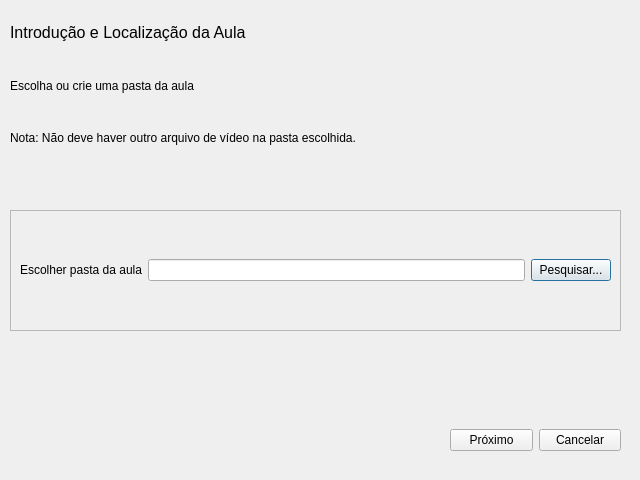
<?xml version="1.0" encoding="UTF-8"?>
<ui version="4.0">
 <class>MyDialog</class>
 <widget class="QDialog" name="MyDialog">
  <property name="geometry">
   <rect>
    <x>0</x>
    <y>0</y>
    <width>640</width>
    <height>480</height>
   </rect>
  </property>
  <property name="windowTitle">
   <string>Dialog</string>
  </property>
  <widget class="QWidget" name="verticalLayoutWidget">
   <property name="geometry">
    <rect>
     <x>10</x>
     <y>10</y>
     <width>611</width>
     <height>151</height>
    </rect>
   </property>
   <layout class="QVBoxLayout" name="verticalLayout">
    <item>
     <widget class="QLabel" name="label_4">
      <property name="minimumSize">
       <size>
        <width>0</width>
        <height>21</height>
       </size>
      </property>
      <property name="text">
       <string>&lt;html&gt;&lt;head/&gt;&lt;body&gt;&lt;p&gt;&lt;span style=&quot; font-size:12pt;&quot;&gt;Introdução e Localização da Aula&lt;/span&gt;&lt;/p&gt;&lt;/body&gt;&lt;/html&gt;</string>
      </property>
     </widget>
    </item>
    <item>
     <widget class="QLabel" name="label_7">
      <property name="text">
       <string>Escolha ou crie uma pasta da aula</string>
      </property>
     </widget>
    </item>
    <item>
     <widget class="QLabel" name="label_5">
      <property name="text">
       <string>Nota: Não deve haver outro arquivo de vídeo na pasta escolhida.</string>
      </property>
     </widget>
    </item>
   </layout>
  </widget>
  <widget class="QLabel" name="label_8">
   <property name="geometry">
    <rect>
     <x>10</x>
     <y>250</y>
     <width>441</width>
     <height>21</height>
    </rect>
   </property>
   <property name="text">
    <string/>
   </property>
  </widget>
  <widget class="QFrame" name="frame">
   <property name="geometry">
    <rect>
     <x>10</x>
     <y>210</y>
     <width>611</width>
     <height>121</height>
    </rect>
   </property>
   <property name="frameShape">
    <enum>QFrame::StyledPanel</enum>
   </property>
   <property name="frameShadow">
    <enum>QFrame::Raised</enum>
   </property>
   <widget class="QWidget" name="gridLayoutWidget">
    <property name="geometry">
     <rect>
      <x>10</x>
      <y>10</y>
      <width>591</width>
      <height>101</height>
     </rect>
    </property>
    <layout class="QGridLayout" name="gridLayout">
     <item row="0" column="0">
      <layout class="QHBoxLayout" name="horizontalLayout">
       <item>
        <widget class="QLabel" name="label">
         <property name="text">
          <string>Escolher pasta da aula</string>
         </property>
        </widget>
       </item>
       <item>
        <widget class="QLineEdit" name="lineEdit">
         <property name="text">
          <string/>
         </property>
        </widget>
       </item>
       <item>
        <widget class="QPushButton" name="pushButton">
         <property name="text">
          <string>Pesquisar...</string>
         </property>
        </widget>
       </item>
      </layout>
     </item>
    </layout>
   </widget>
  </widget>
  <widget class="QWidget" name="horizontalLayoutWidget_3">
   <property name="geometry">
    <rect>
     <x>450</x>
     <y>420</y>
     <width>171</width>
     <height>41</height>
    </rect>
   </property>
   <layout class="QHBoxLayout" name="horizontalLayout_3">
    <item>
     <widget class="QPushButton" name="pushButton_2">
      <property name="text">
       <string>Próximo</string>
      </property>
     </widget>
    </item>
    <item>
     <widget class="QPushButton" name="pushButton_3">
      <property name="text">
       <string>Cancelar</string>
      </property>
     </widget>
    </item>
   </layout>
  </widget>
 </widget>
 <resources/>
 <connections/>
</ui>
